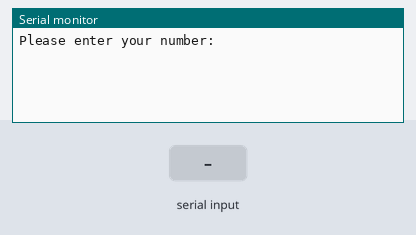
Bench run of a sketch on a simulated Arduino Uno, built with avr-gcc and run on an emulated ATmega328P. Shown: the last lines printed to the serial monitor. The inputs (shaded band) are chosen by the test bench.

Above: at 1.2 s.
1.3 s: "90,45\n" received over Serial
At 1.44 s:
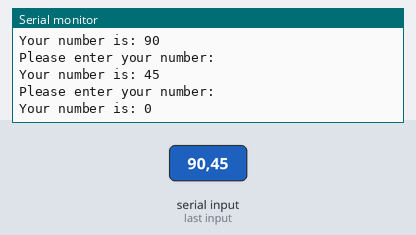
2.8 s: "30,150\n" received over Serial
At 4.2 s:
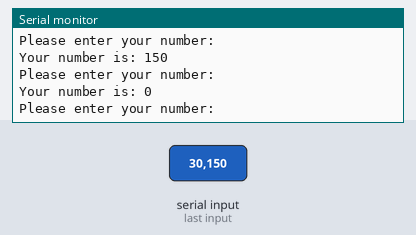
Timing chart, 0 to 5.8 s (numbered marks = the images above; inputs shaded):
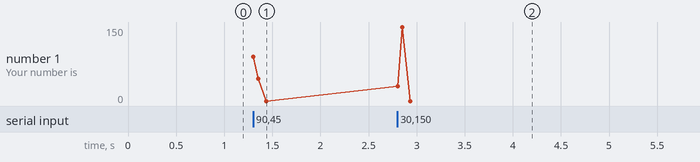

The sketch:

readingnumbers.ino
```cpp
int a;
String b1 = "Please enter your number: ";
String b2 = "Your number is: ";

void setup() {
  // put your setup code here, to run once:
  Serial.begin(9600);
   Serial.setTimeout(100);
}

void loop() {
  // put your main code here, to run repeatedly:
Serial.println(b1);
while (Serial.available()==0){
  }

a = Serial.parseInt();
Serial.print(b2);
Serial.println(a);
delay(10);

}
```

Measured:
- after the input at 1.3 s, the serial monitor: prints a new line at once (image 1)
- after the input at 2.8 s, the serial monitor: prints a new line at once (image 2)
